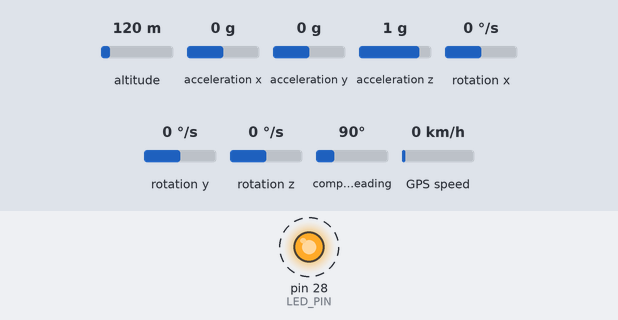
This sketch was run on a simulated Teensy 4. On the bench: output pins drawn as LEDs (lit = HIGH). Dashed ring = blinking. Inputs (shaded band) come from the test bench; at power-on: altitude 120 m, acceleration x 0 g, acceleration y 0 g, acceleration z 1 g, rotation x 0 °/s, rotation y 0 °/s, rotation z 0 °/s, compass heading 90°, GPS speed 0 km/h. Storage starts empty; the GPS gets a fix after 3 s at 37.7749, -122.4194 with 8 satellites; what the sketch prints to the serial monitor is not drawn.

Above: at 1.2 s.
Timing chart, 0 to 4.0 s (numbered marks = the images above):
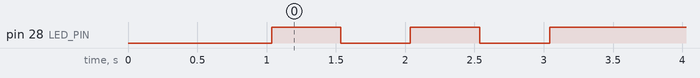

Measured:
- by itself, pin 28 (LED_PIN): alternates HIGH for 0.50 s and LOW for 0.50 s, 5 changes in all, then stays HIGH

The sketch:

project.ino
```cpp
#include <Wire.h>
#include <Adafruit_Sensor.h>
#include <Adafruit_BNO055.h>
#include <TinyGPSPlus.h>
#include <SD.h>
#include <SPI.h>

// ----- GPS setup -----
TinyGPSPlus gps;
unsigned long lastUpdate = 0;
unsigned long lastBlink = 0;
const int LED_PIN = 28;  // PCB LED
bool ledState = false;
bool fix = false;

// ----- IMU setup -----
Adafruit_BNO055 bno = Adafruit_BNO055(55, 0x28); // I2C address 0x28 (default)

// ----- SD Card setup -----
const int SD_CS_PIN = BUILTIN_SDCARD;
File logFile;

// ----- Xbee3 setup -----
unsigned long lastSendTime = 0;
const unsigned long sendInterval = 1000;
unsigned long counter = 0;

// ----- Data Storage ------
struct SensorData {
  bool gpsFix;
  uint32_t numSatLocked;
  double longitude;
  double latitude;
  double altitude;
  double gyroX;
  double gyroY;
  double gyroZ;
  double accelX;
  double accelY;
  double accelZ;
  double magX;
  double magY;
  double magZ;
  String dateStr;
  String timeStr;
};

SensorData sensorPacket;

void initSensorData(SensorData &d){
  d.gpsFix       = false;
  d.numSatLocked = 0;

  d.longitude    = 0.0;
  d.latitude     = 0.0;
  d.altitude     = 0.0;

  d.gyroX        = 0.0;
  d.gyroY        = 0.0;
  d.gyroZ        = 0.0;

  d.accelX       = 0.0;
  d.accelY       = 0.0;
  d.accelZ       = 0.0;

  d.magX         = 0.0;
  d.magY         = 0.0;
  d.magZ         = 0.0;

  d.dateStr      = "";
  d.timeStr      = "";
}

void gpsUpdate(SensorData &d){
  d.longitude = gps.location.lng();
  d.latitude = gps.location.lat();
  d.altitude = gps.altitude.meters();
  d.numSatLocked = gps.satellites.value();
  d.gpsFix = true;
}

void imuUpdate(SensorData &d){
  imu::Vector<3> gyro = bno.getVector(Adafruit_BNO055::VECTOR_GYROSCOPE);
  imu::Vector<3> accel = bno.getVector(Adafruit_BNO055::VECTOR_ACCELEROMETER);
  imu::Vector<3> mag = bno.getVector(Adafruit_BNO055::VECTOR_MAGNETOMETER);
  d.gyroX = gyro.x();
  d.gyroY = gyro.y();
  d.gyroZ = gyro.z();
  d.accelX = accel.x();
  d.accelY = accel.y();
  d.accelZ = accel.z();
  d.magX = mag.x();
  d.magY = mag.y();
  d.magZ = mag.z();
}

void timeUpdate(SensorData &d){
  int offset = -6; //conversion to Our Time zone
  int hour = gps.time.hour() + offset;
  int day = gps.date.day();
  if (hour < 0){
    hour += 24;
    day -= 1;
  }
  if (hour > 24){
    hour -= 24;
  }
    d.dateStr = String(gps.date.month()) + "/" + String(day) + "/" + String(gps.date.year());
    d.timeStr =  String(hour) + ":" + String(gps.time.minute()) + ":" + String(gps.time.second());
}

void transmitGUI(SensorData &sensorPacket) {
  Serial.print("\t Starting GUI transmit...");
  // ----- ✅ Machine-readable output for Python GUI -----
  Serial.print("LAT,");
  Serial.print(sensorPacket.gpsFix ? sensorPacket.latitude : 0.0, 6);
  Serial.print(",LON,");
  Serial.print(sensorPacket.gpsFix ? sensorPacket.longitude : 0.0, 6);
  Serial.print(",ALT,");
  Serial.print(sensorPacket.gpsFix ? sensorPacket.altitude : 0.0, 1);
  Serial.print(",SATS,");
  Serial.print(sensorPacket.numSatLocked);
  Serial.print(",GX,");
  Serial.print(sensorPacket.gyroX, 3);
  Serial.print(",GY,");
  Serial.print(sensorPacket.gyroY, 3);
  Serial.print(",GZ,");
  Serial.print(sensorPacket.gyroZ, 3);
  Serial.print(",AX,");
  Serial.print(sensorPacket.accelX, 3);
  Serial.print(",AY,");
  Serial.print(sensorPacket.accelY, 3);
  Serial.print(",AZ,");
  Serial.print(sensorPacket.accelZ, 3);
  Serial.print(",MX,");
  Serial.print(sensorPacket.magX, 3);
  Serial.print(",MY,");
  Serial.print(sensorPacket.magY, 3);
  Serial.print(",MZ,");
  Serial.println(sensorPacket.magZ, 3);
  Serial.println("\t ...done.");
}
void transmitXB(SensorData &sensorPacket){
  Serial.println("\t Starting transmit to XBee3...");

  // Transmitting Data in the order: GPS -> IMU -> Anything else
  Serial2.print("gpsFix: ");
  Serial2.println(sensorPacket.gpsFix);

  Serial2.print("numSatLocked: ");
  Serial2.println(sensorPacket.numSatLocked);

  Serial2.print("longitude: ");
  Serial2.println(sensorPacket.longitude, 6);

  Serial2.print("latitude: ");
  Serial2.println(sensorPacket.latitude, 6);

  Serial2.print("altitude: ");
  Serial2.println(sensorPacket.altitude, 2);

  Serial2.print("gyroX: ");
  Serial2.println(sensorPacket.gyroX, 3);

  Serial2.print("gyroY: ");
  Serial2.println(sensorPacket.gyroY, 3);

  Serial2.print("gyroZ: ");
  Serial2.println(sensorPacket.gyroZ, 3);

  Serial2.print("accelX: ");
  Serial2.println(sensorPacket.accelX, 3);

  Serial2.print("accelY: ");
  Serial2.println(sensorPacket.accelY, 3);

  Serial2.print("accelZ: ");
  Serial2.println(sensorPacket.accelZ, 3);

  Serial2.print("magX: ");
  Serial2.println(sensorPacket.magX, 3);

  Serial2.print("magY: ");
  Serial2.println(sensorPacket.magY, 3);

  Serial2.print("magZ: ");
  Serial2.println(sensorPacket.magZ, 3);

  Serial2.print("dateStr: ");
  Serial2.println(sensorPacket.dateStr);

  Serial2.print("timeStr: ");
  Serial2.println(sensorPacket.timeStr);

  Serial.println("\t ...done.");
}
void transmitSD(SensorData &sensorPacket){

    Serial.println("\t Starting transmit to SD...");
    // Build CSV row string matching header
    String row =
      sensorPacket.dateStr + "," + sensorPacket.timeStr + "," +
      String(sensorPacket.numSatLocked)  + "," +
      String(sensorPacket.latitude)  + "," +
      String(sensorPacket.longitude)  + "," +
      String(sensorPacket.altitude)  + "," +
      String(sensorPacket.accelX) + "," + String(sensorPacket.accelY) + "," + String(sensorPacket.accelZ) + "," +
      String(sensorPacket.magX) + "," + String(sensorPacket.magY) + "," + String(sensorPacket.magZ) + "," +
      String(sensorPacket.gyroX) + "," + String(sensorPacket.gyroY) + "," + String(sensorPacket.gyroZ);

    logFile.println(row);

    Serial.println("\t ...done.");
    // Flush every 2 seconds for file integrity
    static unsigned long lastFlush = 0;
    if (millis() - lastFlush > 2000) {
      logFile.flush();
      lastFlush = millis();
    }
}

void transmit(SensorData &sensorPacket){
  Serial.println("Starting Transmit...");
  transmitSD(sensorPacket);
  transmitXB(sensorPacket);
  transmitGUI(sensorPacket);
  Serial.println("Transmit done.");
}

void setup() {
  initSensorData(sensorPacket);
  Serial.begin(115200);     // USB serial (to computer)
  Serial1.begin(9600);      // GPS UART (to GPS module)
  Serial2.begin(9600);      // Radio UART (to Xbee3)

  pinMode(LED_PIN, OUTPUT);
  digitalWrite(LED_PIN, LOW);

  Serial.println("Starting GPS...");
  Serial.println("Starting IMU...");
  Serial.println("Starting Xbee...");

  // Initialize IMU
  if (!bno.begin()) {
    Serial.println("BNO055 not detected! Check wiring.");
    while (1);
  }

  delay(1000); // allow IMU to initialize
  bno.setExtCrystalUse(true); // optional: improves accuracy

  // Initialize SD card
  Serial.println("Initializing SD card...");
  if (!SD.begin(SD_CS_PIN)) {
    Serial.println("SD init failed!");
    while (1);
  }
  Serial.println("SD card initialized.");

  // Open or create log file
  logFile = SD.open("datalog.csv", FILE_WRITE);
  if (!logFile) {
    Serial.println("Could not open datalog.csv!");
    while (1);
  }

  // Write header if file is empty
  if (logFile.size() == 0) {
    logFile.println(
      "Date,Time,Satellites,Latitude,Longitude,Elevation MSL (m),"
      "X Accel (m/s^2),Y Accel (m/s^2),Z Accel (m/s^2),"
      "X Mag (uT),Y Mag (uT),Z Mag (uT),"
      "X Gyro (rps),Y Gyro (rps),Z Gyro (rps)"
    );
    logFile.flush();
  }
}

void loop() {
  // ----- GPS reading -----
  while (Serial1.available() > 0) {
    gps.encode(Serial1.read());
  }

  // ----- SATELLITE LOCK LED -----
  if (!sensorPacket.gpsFix) {
    unsigned long now = millis();
    // Blink every 300 ms
    if (now - lastBlink >= 500) {
      lastBlink = now;
      // toggle LED state
      ledState = !ledState;
      digitalWrite(LED_PIN, ledState);
    }
  }
  else {
    // if fix becomes true, LED goes solid ON (or OFF, your choice)
    digitalWrite(LED_PIN, HIGH);   // or LOW
  }

  // ----- MAIN UPDATE LOOP (.5 Sec) -----
  if (millis() - lastUpdate >= 500) {
    lastUpdate = millis();


    Serial.println("----- GPS STATUS -----");
    bool fix = gps.location.isValid();
    if(fix){
      gpsUpdate(sensorPacket);
      Serial.print("Latitude:  "); Serial.println(sensorPacket.latitude);
      Serial.print("Longitude: "); Serial.println(sensorPacket.longitude);
      Serial.print("Altitude:  "); Serial.print(sensorPacket.altitude); Serial.println(" m");
      Serial.print("Satellites: "); Serial.println(sensorPacket.numSatLocked);
    }
    else{
      sensorPacket.gpsFix = false;
      Serial.println("Satellites: Searching...");
      Serial.println("Location: No fix yet");
    }

    Serial.println("----------------------");

    // ----- IMU Reading -----

    Serial.println("----- IMU STATUS -----");
    imuUpdate(sensorPacket);
    Serial.print("Gyroscope (rad/s): ");
    Serial.print(sensorPacket.gyroX); Serial.print(", ");
    Serial.print(sensorPacket.gyroY); Serial.print(", ");
    Serial.println(sensorPacket.gyroZ);

    Serial.print("Acceleration (m/s^2): ");
    Serial.print(sensorPacket.accelX); Serial.print(", ");
    Serial.print(sensorPacket.accelY); Serial.print(", ");
    Serial.println(sensorPacket.accelZ);

    Serial.print("Magnetic field (uT): ");
    Serial.print(sensorPacket.magX); Serial.print(", ");
    Serial.print(sensorPacket.magY); Serial.print(", ");
    Serial.println(sensorPacket.magZ);
    Serial.println("----------------------");

    timeUpdate(sensorPacket);

    // ----- Transmit to all sources -----
    transmit(sensorPacket);
  }
}
```
